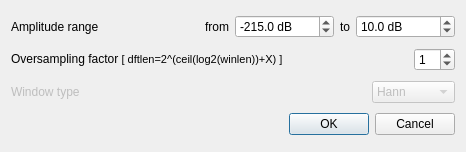
<?xml version="1.0" encoding="UTF-8"?>
<ui version="4.0">
 <class>GVSpectrumWDialogSettings</class>
 <widget class="QDialog" name="GVSpectrumWDialogSettings">
  <property name="geometry">
   <rect>
    <x>0</x>
    <y>0</y>
    <width>466</width>
    <height>152</height>
   </rect>
  </property>
  <property name="windowTitle">
   <string>Dialog</string>
  </property>
  <layout class="QVBoxLayout" name="verticalLayout">
   <item>
    <layout class="QHBoxLayout" name="horizontalLayout_5">
     <item>
      <widget class="QLabel" name="label_4">
       <property name="sizePolicy">
        <sizepolicy hsizetype="MinimumExpanding" vsizetype="Preferred">
         <horstretch>0</horstretch>
         <verstretch>0</verstretch>
        </sizepolicy>
       </property>
       <property name="text">
        <string>Amplitude range</string>
       </property>
      </widget>
     </item>
     <item>
      <widget class="QLabel" name="label_6">
       <property name="text">
        <string>from</string>
       </property>
       <property name="alignment">
        <set>Qt::AlignRight|Qt::AlignTrailing|Qt::AlignVCenter</set>
       </property>
      </widget>
     </item>
     <item>
      <widget class="QDoubleSpinBox" name="sbSpectrumAmplitudeRangeMin">
       <property name="suffix">
        <string> dB</string>
       </property>
       <property name="decimals">
        <number>1</number>
       </property>
       <property name="minimum">
        <double>-1000000.000000000000000</double>
       </property>
       <property name="maximum">
        <double>1000000.000000000000000</double>
       </property>
       <property name="singleStep">
        <double>10.000000000000000</double>
       </property>
       <property name="value">
        <double>-215.000000000000000</double>
       </property>
      </widget>
     </item>
     <item>
      <widget class="QLabel" name="label_5">
       <property name="text">
        <string>to</string>
       </property>
      </widget>
     </item>
     <item>
      <widget class="QDoubleSpinBox" name="sbSpectrumAmplitudeRangeMax">
       <property name="suffix">
        <string> dB</string>
       </property>
       <property name="decimals">
        <number>1</number>
       </property>
       <property name="minimum">
        <double>-1000000.000000000000000</double>
       </property>
       <property name="maximum">
        <double>1000000.000000000000000</double>
       </property>
       <property name="singleStep">
        <double>10.000000000000000</double>
       </property>
       <property name="value">
        <double>10.000000000000000</double>
       </property>
      </widget>
     </item>
    </layout>
   </item>
   <item>
    <layout class="QHBoxLayout" name="horizontalLayout_2">
     <item>
      <widget class="QLabel" name="label">
       <property name="sizePolicy">
        <sizepolicy hsizetype="MinimumExpanding" vsizetype="Preferred">
         <horstretch>0</horstretch>
         <verstretch>0</verstretch>
        </sizepolicy>
       </property>
       <property name="text">
        <string>&lt;html&gt;&lt;head/&gt;&lt;body&gt;&lt;p&gt;Oversampling factor &lt;span style=&quot; font-size:8pt;&quot;&gt;[ dftlen=2^(ceil(log2(winlen))+X) ]&lt;/span&gt;&lt;/p&gt;&lt;/body&gt;&lt;/html&gt;</string>
       </property>
      </widget>
     </item>
     <item>
      <widget class="QSpinBox" name="sbSpectrumOversamplingFactor">
       <property name="value">
        <number>1</number>
       </property>
      </widget>
     </item>
    </layout>
   </item>
   <item>
    <layout class="QHBoxLayout" name="horizontalLayout_3">
     <item>
      <widget class="QLabel" name="label_2">
       <property name="enabled">
        <bool>false</bool>
       </property>
       <property name="sizePolicy">
        <sizepolicy hsizetype="MinimumExpanding" vsizetype="Preferred">
         <horstretch>0</horstretch>
         <verstretch>0</verstretch>
        </sizepolicy>
       </property>
       <property name="text">
        <string>Window type</string>
       </property>
      </widget>
     </item>
     <item>
      <widget class="QComboBox" name="cbSpectrumWindowType">
       <property name="enabled">
        <bool>false</bool>
       </property>
       <item>
        <property name="text">
         <string>Hann</string>
        </property>
       </item>
       <item>
        <property name="text">
         <string>Blackman</string>
        </property>
       </item>
       <item>
        <property name="text">
         <string>Hamming</string>
        </property>
       </item>
      </widget>
     </item>
    </layout>
   </item>
   <item>
    <layout class="QHBoxLayout" name="horizontalLayout">
     <item>
      <spacer name="horizontalSpacer">
       <property name="orientation">
        <enum>Qt::Horizontal</enum>
       </property>
       <property name="sizeHint" stdset="0">
        <size>
         <width>40</width>
         <height>20</height>
        </size>
       </property>
      </spacer>
     </item>
     <item>
      <widget class="QDialogButtonBox" name="buttonBox">
       <property name="orientation">
        <enum>Qt::Horizontal</enum>
       </property>
       <property name="standardButtons">
        <set>QDialogButtonBox::Cancel|QDialogButtonBox::Ok</set>
       </property>
      </widget>
     </item>
    </layout>
   </item>
  </layout>
 </widget>
 <resources/>
 <connections>
  <connection>
   <sender>buttonBox</sender>
   <signal>accepted()</signal>
   <receiver>GVSpectrumWDialogSettings</receiver>
   <slot>accept()</slot>
   <hints>
    <hint type="sourcelabel">
     <x>248</x>
     <y>254</y>
    </hint>
    <hint type="destinationlabel">
     <x>157</x>
     <y>274</y>
    </hint>
   </hints>
  </connection>
  <connection>
   <sender>buttonBox</sender>
   <signal>rejected()</signal>
   <receiver>GVSpectrumWDialogSettings</receiver>
   <slot>reject()</slot>
   <hints>
    <hint type="sourcelabel">
     <x>316</x>
     <y>260</y>
    </hint>
    <hint type="destinationlabel">
     <x>286</x>
     <y>274</y>
    </hint>
   </hints>
  </connection>
 </connections>
</ui>
